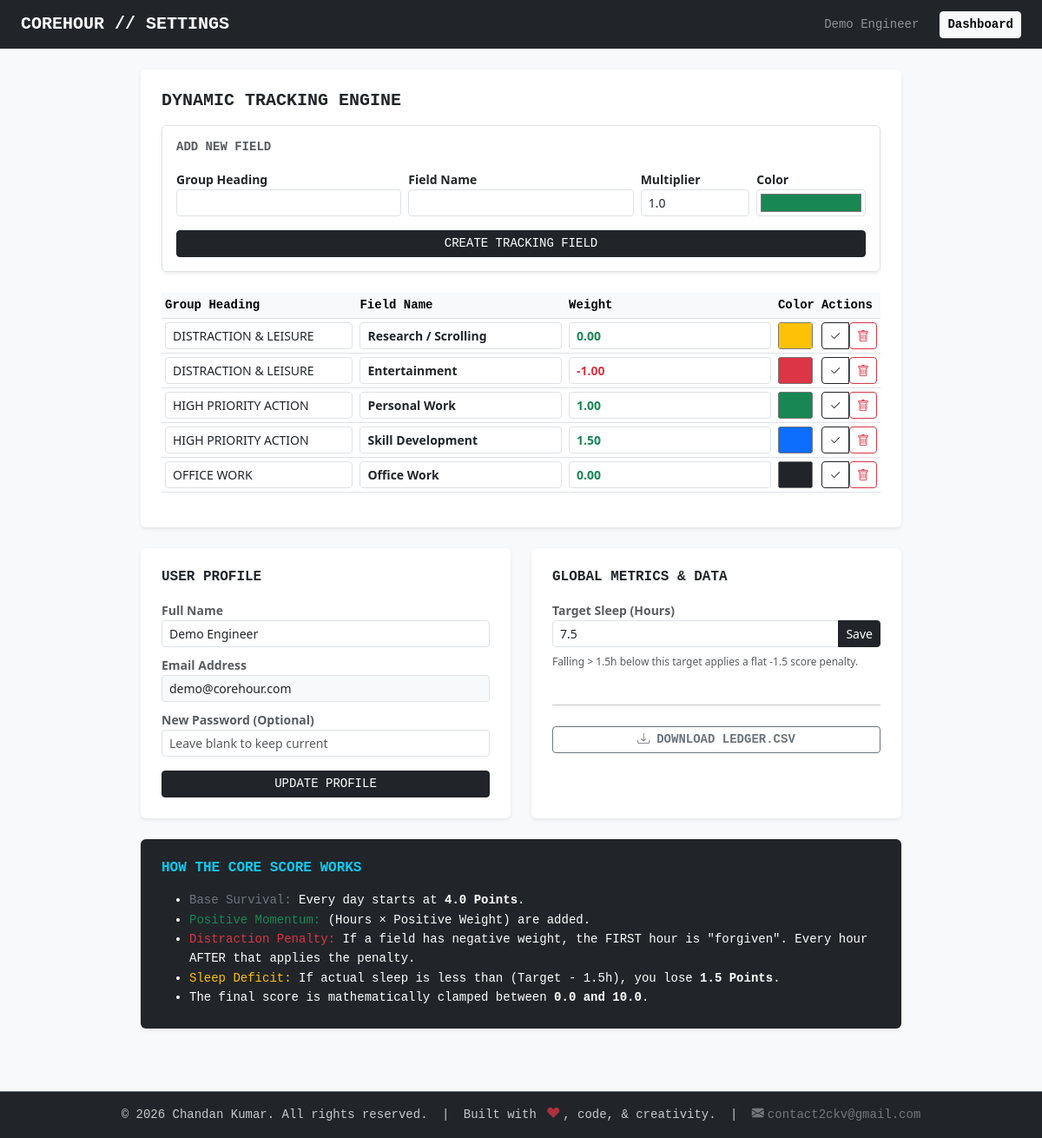
The page /settings.php (signed in) on the database its author committed.
### tables this page shows
CREATE TABLE IF NOT EXISTS users (
    id INT AUTO_INCREMENT PRIMARY KEY,
    full_name VARCHAR(100) NOT NULL,
    email VARCHAR(150) UNIQUE NOT NULL,
    password_hash VARCHAR(255) NOT NULL,
    created_at TIMESTAMP DEFAULT CURRENT_TIMESTAMP
);

CREATE TABLE IF NOT EXISTS activity_fields (
    id INT AUTO_INCREMENT PRIMARY KEY,
    user_id INT NOT NULL,
    field_name VARCHAR(100) NOT NULL,
    group_heading VARCHAR(100) NOT NULL,
    weight DECIMAL(4,2) DEFAULT 0.00,
    chart_color VARCHAR(20) DEFAULT '#212529',
    FOREIGN KEY (user_id) REFERENCES users(id) ON DELETE CASCADE
);

CREATE TABLE IF NOT EXISTS user_settings (
    user_id INT PRIMARY KEY,
    sleep_target DECIMAL(3,1) DEFAULT 7.5,
    FOREIGN KEY (user_id) REFERENCES users(id) ON DELETE CASCADE
);

### settings.php (the view, shortened to what this page needs)
<?php
require_once 'db.php';
$user_id = $_SESSION['user_id'];
$stmt_u = $pdo->prepare("SELECT full_name, email FROM users WHERE id = ?");
$stmt_u->execute([$user_id]);
$user_data = $stmt_u->fetch();
$stmt = $pdo->prepare("SELECT * FROM user_settings WHERE user_id = ?");
$stmt->execute([$user_id]);
$settings = $stmt->fetch();
$fields = $pdo->prepare("SELECT * FROM activity_fields WHERE user_id = ? ORDER BY group_heading ASC, id ASC");
$fields->execute([$user_id]);
$fields = $fields->fetchAll();
?>
<!DOCTYPE html>
<html lang="en">
<head>
    <link href="https://cdn.jsdelivr.net/npm/bootstrap@5.3.0/dist/css/bootstrap.min.css" rel="stylesheet">
    <link rel="stylesheet" href="https://cdn.jsdelivr.net/npm/bootstrap-icons@1.11.1/font/bootstrap-icons.css">
</head>
<body class="bg-light d-flex flex-column min-vh-100">
<nav class="navbar navbar-expand-lg navbar-dark bg-dark mb-4">
    <div class="container-fluid px-4">
        <a class="navbar-brand font-monospace fw-bold text-white text-decoration-none" href="index.php">COREHOUR // SETTINGS</a>
        <div class="d-flex align-items-center gap-3">
            <span class="text-white-50 small font-monospace me-2 d-none d-md-block">
                <?= htmlspecialchars($user_data['full_name']) ?>
            </span>
            <a href="index.php" class="btn btn-light btn-sm font-monospace fw-bold">Dashboard</a>
        </div>
    </div>
</nav>
    <div class="container mb-5" style="max-width: 900px; flex: 1;">
        <div class="card border-0 shadow-sm p-4 mb-4">
            <h5 class="fw-bold mb-3 font-monospace">DYNAMIC TRACKING ENGINE</h5>
            <form method="POST" class="mb-4 bg-white p-3 border rounded shadow-sm">
                <h6 class="small font-monospace fw-bold text-muted mb-3">ADD NEW FIELD</h6>
                <div class="row g-2 mb-2">
                    <div class="col-md-4"><label class="small fw-bold">Group Heading</label><input type="text" name="group_heading" class="form-control form-control-sm" required></div>
                    <div class="col-md-4"><label class="small fw-bold">Field Name</label><input type="text" name="field_name" class="form-control form-control-sm" required></div>
                    <div class="col-md-2"><label class="small fw-bold">Multiplier</label><input type="number" step="0.1" name="weight" class="form-control form-control-sm" value="1.0" required></div>
                    <div class="col-md-2"><label class="small fw-bold">Color</label><input type="color" name="chart_color" class="form-control form-control-sm p-1" value="#198754" required></div>
                </div>
                <button type="submit" class="btn btn-dark btn-sm w-100 font-monospace mt-2">CREATE TRACKING FIELD</button>
            </form>
            <div class="table-responsive">
                <table class="table table-sm small align-middle">
                    <thead class="table-light font-monospace"><tr><th>Group Heading</th><th>Field Name</th><th>Weight</th><th>Color</th><th>Actions</th></tr></thead>
                    <tbody>
                        <?php foreach($fields as $f): ?>
                        <tr>
                            <form method="POST">
                                <td><input type="text" name="group_heading" class="form-control form-control-sm shadow-none" value="<?= htmlspecialchars($f['group_heading']) ?>" required></td>
                                <td><input type="text" name="field_name" class="form-control form-control-sm fw-bold shadow-none" value="<?= htmlspecialchars($f['field_name']) ?>" required></td>
                                <td><input type="number" step="0.1" name="weight" class="form-control form-control-sm shadow-none <?= $f['weight'] < 0 ? 'text-danger' : 'text-success' ?> fw-bold" value="<?= $f['weight'] ?>" required></td>
                                <td><input type="color" name="chart_color" class="form-control form-control-sm p-0 border-0 shadow-none" value="<?= $f['chart_color'] ?>" required style="height:30px; width:40px;"></td>
                                <td>
                                    <div class="btn-group">
                                        <button type="submit" class="btn btn-sm btn-outline-dark px-2 py-1"><i class="bi bi-check2"></i></button>
                            </form>
                                        <form method="POST" class="d-inline" onsubmit="return <?= ($user_id == 1) ? 'true' : "confirm('Delete this field?');" ?>">
                                            <button type="submit" class="btn btn-sm btn-outline-danger px-2 py-1"><i class="bi bi-trash"></i></button>
                                        </form>
                                    </div>
                        </tr>
                        <?php endforeach; ?>
        <div class="row g-4 mb-4">
            <div class="col-md-6">
                <div class="card border-0 shadow-sm p-4 h-100">
                    <h6 class="fw-bold mb-3 font-monospace">USER PROFILE</h6>
                    <form method="POST">
                        <div class="mb-2">
                            <label class="small fw-bold text-muted">Full Name</label>
                            <input type="text" name="full_name" class="form-control form-control-sm" value="<?= htmlspecialchars($user_data['full_name']) ?>" required>
                        </div>
                        <div class="mb-2">
                            <label class="small fw-bold text-muted">Email Address</label>
                            <input type="email" name="email" class="form-control form-control-sm bg-light" value="<?= htmlspecialchars($user_data['email']) ?>" required readonly>
                        </div>
                        <div class="mb-3">
                            <label class="small fw-bold text-muted">New Password (Optional)</label>
                            <input type="password" name="new_password" class="form-control form-control-sm" placeholder="Leave blank to keep current">
                        </div>
                        <button type="submit" class="btn btn-dark btn-sm w-100 font-monospace">UPDATE PROFILE</button>
                    </form>
                </div>
            </div>
            <div class="col-md-6">
                <div class="card border-0 shadow-sm p-4 h-100">
                    <h6 class="fw-bold mb-3 font-monospace">GLOBAL METRICS & DATA</h6>
                    <form method="POST" class="mb-4">
                        <label class="small fw-bold text-muted">Target Sleep (Hours)</label>
                        <div class="input-group input-group-sm mb-2">
                            <input type="number" step="0.5" name="s_target" class="form-control" value="<?= $settings['sleep_target'] ?>">
                            <button type="submit" class="btn btn-dark">Save</button>
                        </div>
                        <div class="small text-muted" style="font-size:0.75rem;">Falling > 1.5h below this target applies a flat -1.5 score penalty.</div>
                    </form>
                    <hr>
                    <a href="settings.php?export=csv" class="btn btn-outline-secondary btn-sm w-100 font-monospace fw-bold mt-2"><i class="bi bi-download me-2"></i>DOWNLOAD LEDGER.CSV</a>
                </div>
            </div>
        </div>
        <div class="card border-0 shadow-sm p-4 mb-4 bg-dark text-white">
            <h6 class="fw-bold mb-3 font-monospace text-info">HOW THE CORE SCORE WORKS</h6>
            <ul class="small font-monospace mb-0" style="line-height: 1.6;">
                <li><span class="text-secondary">Base Survival:</span> Every day starts at <strong>4.0 Points</strong>.</li>
                <li><span class="text-success">Positive Momentum:</span> (Hours × Positive Weight) are added.</li>
                <li><span class="text-danger">Distraction Penalty:</span> If a field has negative weight, the FIRST hour is "forgiven". Every hour AFTER that applies the penalty.</li>
                <li><span class="text-warning">Sleep Deficit:</span> If actual sleep is less than (Target - 1.5h), you lose <strong>1.5 Points</strong>.</li>
                <li>The final score is mathematically clamped between <strong>0.0 and 10.0</strong>.</li>
            </ul>
        </div>
<?php require_once 'footer.php'; ?>
</body>
</html>

### settings.php (style rules this page uses)
.table-sm td { vertical-align: middle; }

### rows shown on the page
users: full_name "Demo Engineer", email "demo@corehour.com"
activity_fields: group_heading "DISTRACTION & LEISURE", field_name "Research / Scrolling", weight "0.00", chart_color "#ffc107"
activity_fields: group_heading "DISTRACTION & LEISURE", field_name "Entertainment", weight "-1.00", chart_color "#dc3545"
activity_fields: group_heading "HIGH PRIORITY ACTION", field_name "Personal Work", weight "1.00", chart_color "#198754"
activity_fields: group_heading "HIGH PRIORITY ACTION", field_name "Skill Development", weight "1.50", chart_color "#0d6efd"
activity_fields: group_heading "OFFICE WORK", field_name "Office Work", weight "0.00", chart_color "#212529"
user_settings: s_target "7.5"
